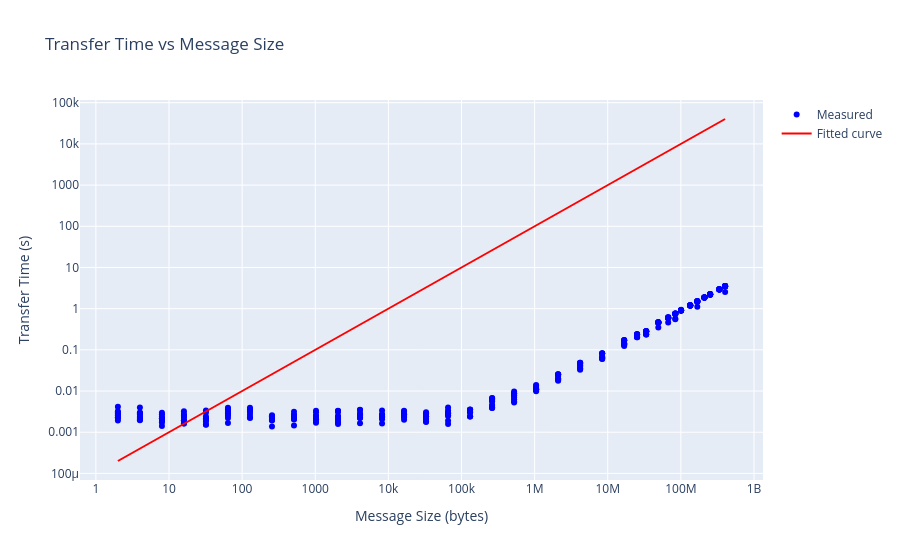
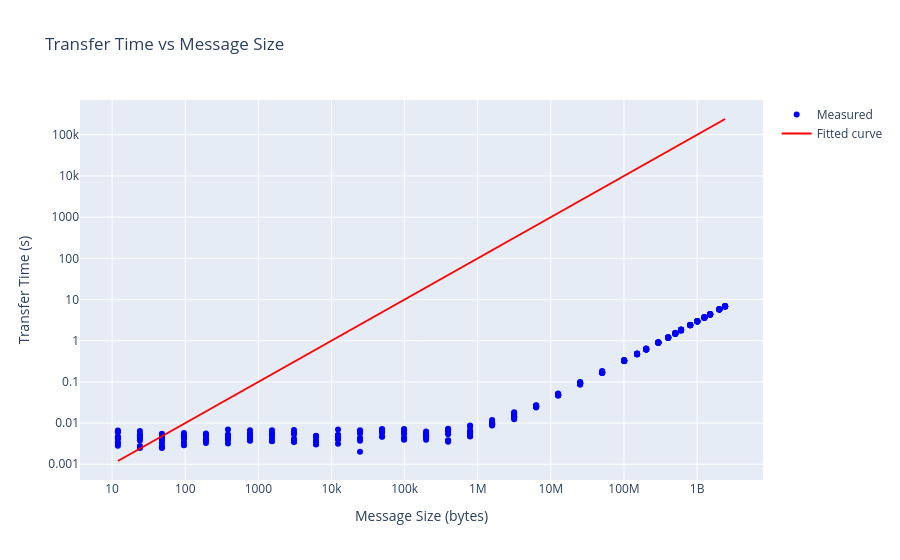

Source (notebook cell) for these figures, in order:
### Code cell
df_jetson_2 = pd.read_json("../results/network_jetson_2.json")
# Normalize based on number of devices (2 devices)
df_jetson_2["size_bytes"] = df_jetson_2["size_bytes"].map(lambda x: x * 2)

df_jetson_4 = pd.read_json("../results/network_jetson_4.json")
# Normalize based on number of devices (4 devices)
df_jetson_4["size_bytes"] = df_jetson_4["size_bytes"].map(lambda x: x * 4)

# Normalize the communication and transmission parameters based on device count
# Scale bandwidth with device_count because each device sends/receives that much more data in total.
# I.e. a single device transfers 1 chunk to (device_count - 1) other devices, repeated by device_count devices.
# So total bandwidth usage scales with device_count * (device_count - 1).
df_jetson_2.loc[:, "size_bytes"] = df_jetson_2["size_bytes"] * (2-1)
df_jetson_4.loc[:, "size_bytes"] = df_jetson_4["size_bytes"] * (4-1)
df_jetson_2["transfer_count"] = 2-1
df_jetson_4["transfer_count"] = 4-1

# Sanity check
plot_transfer_time_vs_size(df=df_jetson_2, model=lambda x, a: a * x, params=[0.0001])
plot_transfer_time_vs_size(df=df_jetson_4, model=lambda x, a: a * x, params=[0.0001])
